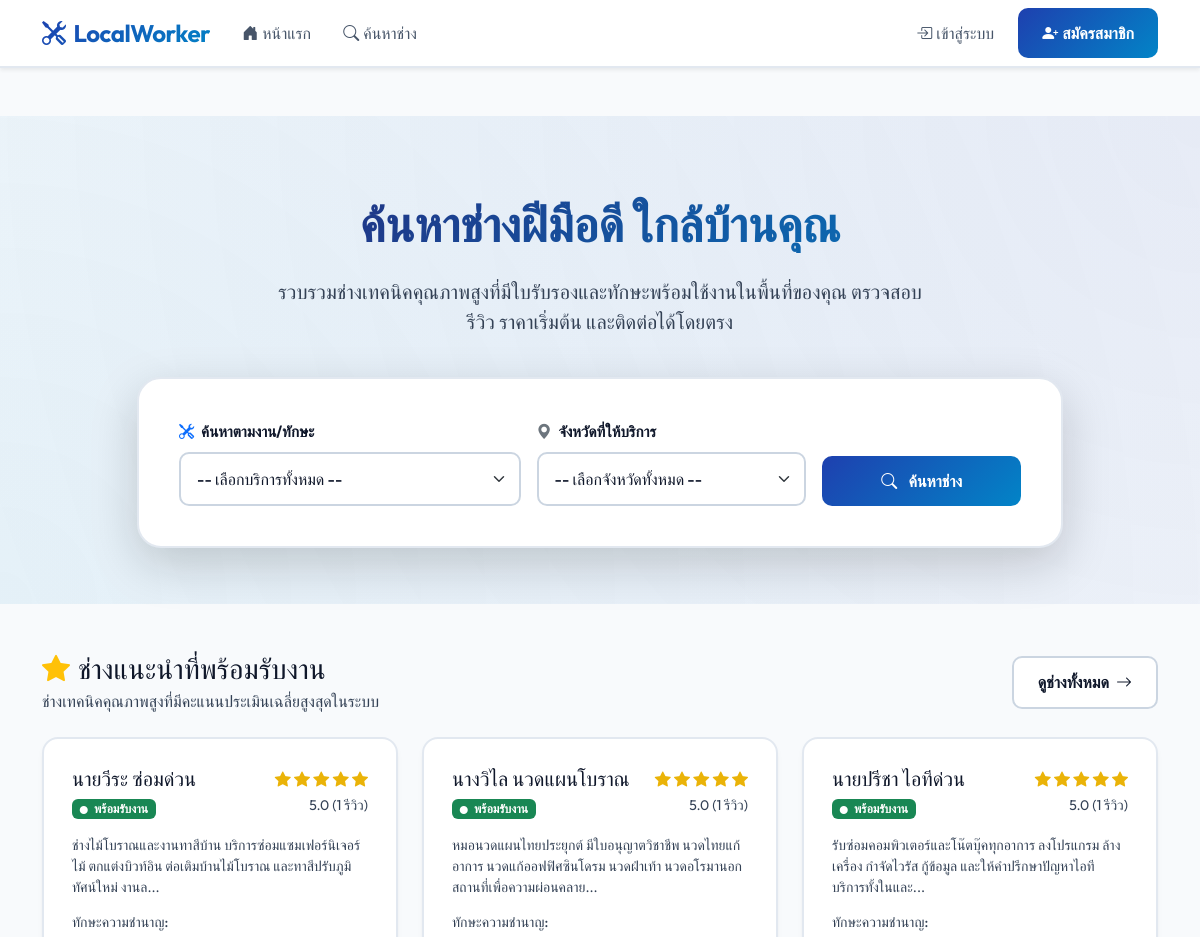
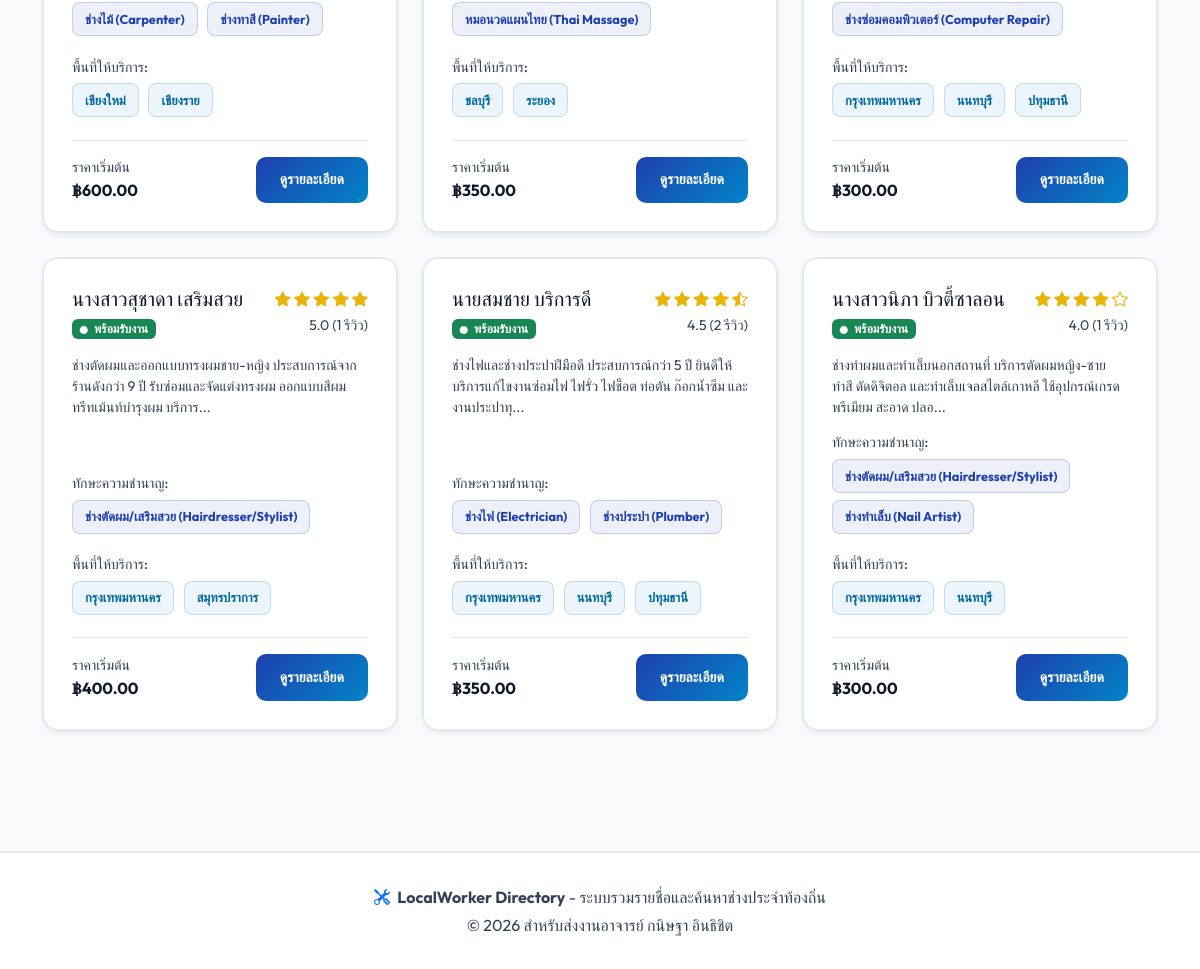
The page / on the database its author committed (2 pictures, top to bottom).
### app.py (models this page shows, shortened)
class Worker(db.Model):
    __tablename__ = 'worker'
    id = db.Column(db.Integer, db.ForeignKey('user.id', ondelete='CASCADE'), primary_key=True)
    experience = db.Column(db.Integer, default=0)       # experience in years
    starting_price = db.Column(db.Float, default=0.0)    # minimum service fee
    is_available = db.Column(db.Boolean, default=True)   # service availability status
    bio = db.Column(db.Text, nullable=True)              # worker biography / introduction
    skills = db.relationship('Skill', secondary=worker_skills, backref=db.backref('workers', lazy='dynamic'))
    service_areas = db.relationship('Province', secondary=worker_service_areas, backref=db.backref('workers', lazy='dynamic'))
    reviews_received = db.relationship('Review', backref=db.backref('worker', foreign_keys='Review.worker_id'), cascade="all, delete-orphan", foreign_keys='Review.worker_id')

class User(db.Model):
    __tablename__ = 'user'
    id = db.Column(db.Integer, primary_key=True)
    username = db.Column(db.String(80), unique=True, nullable=False)
    password_hash = db.Column(db.String(255), nullable=False)
    role = db.Column(db.String(20), nullable=False)  # 'user', 'worker', 'admin'
    fullname = db.Column(db.String(100), nullable=False)
    phone = db.Column(db.String(20), nullable=True)
    worker = db.relationship('Worker', backref=db.backref('user', foreign_keys='Worker.id'), uselist=False, cascade="all, delete-orphan", foreign_keys='Worker.id')
    reviews = db.relationship('Review', backref=db.backref('user', foreign_keys='Review.user_id'), cascade="all, delete-orphan", foreign_keys='Review.user_id')

class Skill(db.Model):
    __tablename__ = 'skill'
    id = db.Column(db.Integer, primary_key=True)
    name = db.Column(db.String(100), unique=True, nullable=False)
    category_id = db.Column(db.Integer, db.ForeignKey('skill_category.id', ondelete='CASCADE'), nullable=False)

class Province(db.Model):
    __tablename__ = 'province'
    id = db.Column(db.Integer, primary_key=True)
    name = db.Column(db.String(100), unique=True, nullable=False)
    region = db.Column(db.String(50), nullable=True)  # 'ภาคกลาง', 'ภาคเหนือ', 'ภาคใต้', 'ภาคตะวันออก', 'ภาคตะวันตก', etc.

### app.py (the view)
@app.route('/')
def index():
    categories = SkillCategory.query.order_by(SkillCategory.name).all()
    provinces = Province.query.order_by(Province.name).all()
    featured_query = db.session.query(
        Worker,
        func.coalesce(func.avg(Review.rating), 0).label('avg_rating'),
        func.count(Review.id).label('review_count')
    ).outerjoin(Review, Review.worker_id == Worker.id)\
     .join(User, User.id == Worker.id)\
     .filter(Worker.is_available == True)\
     .group_by(Worker.id)\
     .order_by(db.desc('avg_rating'), db.desc('review_count'))\
     .limit(6)
    featured_workers = featured_query.all()
    return render_template('index.html', categories=categories, provinces=provinces, featured_workers=featured_workers)

### templates/index.html (shortened to what this page needs)
{% extends 'base.html' %}
{% block content %}
<div class="hero-section text-center animate-fade-in">
    <div class="container">
        <h1 class="hero-title">ค้นหาช่างฝีมือดี ใกล้บ้านคุณ</h1>
        <p class="hero-subtitle">รวบรวมช่างเทคนิคคุณภาพสูงที่มีใบรับรองและทักษะพร้อมใช้งานในพื้นที่ของคุณ ตรวจสอบรีวิว ราคาเริ่มต้น และติดต่อได้โดยตรง</p>
        <div class="row justify-content-center">
            <div class="col-lg-10">
                <div class="search-container shadow-lg">
                    <form action="{{ url_for('search_results') }}" method="GET">
                        <div class="row g-3 align-items-end">
                            <div class="col-md-5 text-start">
                                <label for="skill_id" class="form-label"><i class="bi bi-tools me-1 text-primary"></i> ค้นหาตามงาน/ทักษะ</label>
                                <select name="skill_id" id="skill_id" class="form-select">
                                    <option value="">-- เลือกบริการทั้งหมด --</option>
                                </select>
                            </div>
                            <div class="col-md-4 text-start">
                                <label for="province_id" class="form-label"><i class="bi bi-geo-alt-fill me-1 text-secondary"></i> จังหวัดที่ให้บริการ</label>
                                <select name="province_id" id="province_id" class="form-select">
                                    <option value="">-- เลือกจังหวัดทั้งหมด --</option>
                                </select>
                            </div>
                            <div class="col-md-3">
                                <button type="submit" class="btn btn-primary w-100 py-3">
                                    <i class="bi bi-search me-2"></i> ค้นหาช่าง
                                </button>
                            </div>
                        </div>
                    </form>
                </div>
            </div>
        </div>
    </div>
</div>
<div class="container my-5 animate-fade-in delay-1">
    <div class="d-flex justify-content-between align-items-center mb-4">
        <div>
            <h2 class="h3 mb-1"><i class="bi bi-star-fill text-warning me-2"></i>ช่างแนะนำที่พร้อมรับงาน</h2>
            <p class="text-muted mb-0">ช่างเทคนิคคุณภาพสูงที่มีคะแนนประเมินเฉลี่ยสูงสุดในระบบ</p>
        </div>
        <a href="{{ url_for('search_results') }}" class="btn btn-outline-custom">ดูช่างทั้งหมด <i class="bi bi-arrow-right ms-1"></i></a>
    </div>
    <div class="row g-4">
        {% if featured_workers %}
            {% for worker, avg_rating, review_count in featured_workers %}
                <div class="col-md-6 col-lg-4 animate-fade-in delay-2">
                    <div class="custom-card">
                        <div class="d-flex justify-content-between align-items-start mb-3">
                            <div>
                                <h3 class="h5 mb-1 text-white font-weight-bold">{{ worker.user.fullname }}</h3>
                                <span class="badge bg-success small"><i class="bi bi-circle-fill me-1" style="font-size: 0.5rem;"></i> พร้อมรับงาน</span>
                            </div>
                            <div class="text-end">
                                <div class="star-rating">
                                    {% if review_count > 0 %}
                                        {% for i in range(1, 6) %}
                                            {% if avg_rating >= i %}
                                                <i class="bi bi-star-fill"></i>
                                            {% elif avg_rating >= i - 0.5 %}
                                                <i class="bi bi-star-half"></i>
                                            {% else %}
                                                <i class="bi bi-star"></i>
                                            {% endif %}
                                        {% endfor %}
                                        <div class="small text-muted mt-1">{{ avg_rating | round(1) }} ({{ review_count }} รีวิว)</div>
                                    {% else %}
                                        <span class="text-muted small">ยังไม่มีรีวิว</span>
                                    {% endif %}
                                </div>
                            </div>
                        </div>
                        <p class="text-muted small flex-grow-1 mb-3">
                            {{ worker.bio[:120] }}{% if worker.bio and worker.bio|length > 120 %}...{% endif %}
                        </p>
                        <div class="mb-3">
                            <h6 class="small text-muted mb-2">ทักษะความชำนาญ:</h6>
                            <div>
                                {% for skill in worker.skills[:3] %}
                                    <span class="badge-custom">{{ skill.name }}</span>
                                {% endfor %}
                            </div>
                        </div>
                        <div class="mb-3">
                            <h6 class="small text-muted mb-2">พื้นที่ให้บริการ:</h6>
                            <div>
                                {% for prov in worker.service_areas[:3] %}
                                    <span class="badge-location">{{ prov.name }}</span>
                                {% endfor %}
                            </div>
                        </div>
                        <div class="border-top border-secondary pt-3 d-flex justify-content-between align-items-center">
                            <div>
                                <span class="text-muted small d-block">ราคาเริ่มต้น</span>
                                <span class="text-white fw-bold">฿{{ "{:,.2f}".format(worker.starting_price) }}</span>
                            </div>
                            <div class="d-flex gap-2">
                                <a href="{{ url_for('worker_detail', worker_id=worker.id) }}" class="btn btn-primary btn-sm px-3">
                                    ดูรายละเอียด
                                </a>
                            </div>
                        </div>
                    </div>
                </div>
            {% endfor %}
        {% else %}
            <div class="col-12 text-center py-5">
                <i class="bi bi-people-fill text-muted display-4 mb-3 d-block"></i>
                <p class="text-muted">ยังไม่มีรายชื่อช่างพร้อมรับงานในระบบขณะนี้</p>
            </div>
        {% endif %}
    </div>
</div>
{% endblock %}

### templates/base.html (shortened to what this page needs)
<!DOCTYPE html>
<html lang="th">
<head>
    <link href="https://cdn.jsdelivr.net/npm/bootstrap@5.3.2/dist/css/bootstrap.min.css" rel="stylesheet">
    <link href="https://cdn.jsdelivr.net/npm/bootstrap-icons@1.11.2/font/bootstrap-icons.min.css" rel="stylesheet">
    <link rel="stylesheet" href="{{ url_for('static', filename='css/style.css') }}">
</head>
<body>
    <nav class="navbar navbar-expand-lg navbar-light sticky-top bg-white shadow-sm">
        <div class="container">
            <a class="navbar-brand" href="{{ url_for('index') }}">
                <i class="bi bi-tools me-2"></i>LocalWorker
            </a>
            <div class="collapse navbar-collapse" id="navbarNav">
                <ul class="navbar-nav me-auto">
                    <li class="nav-item">
                        <a class="nav-link" href="{{ url_for('index') }}"><i
                                class="bi bi-house-door-fill me-1"></i>หน้าแรก</a>
                    </li>
                    <li class="nav-item">
                        <a class="nav-link" href="{{ url_for('search_results') }}"><i
                                class="bi bi-search me-1"></i>ค้นหาช่าง</a>
                    </li>
                </ul>
                <ul class="navbar-nav ms-auto align-items-center">
                    {% if session.get('user_id') %}
                    <li class="nav-item dropdown">
                        <a class="nav-link dropdown-toggle btn btn-outline-custom text-white px-3 py-2" href="#"
                            id="userDropdown" role="button" data-bs-toggle="dropdown" aria-expanded="false">
                            <i class="bi bi-person-circle me-1"></i>
                            สวัสดี, {{ session.get('fullname') }}
                            <span class="badge bg-secondary ms-1">
                                {% if session.get('role') == 'worker' %}ช่าง
                                {% elif session.get('role') == 'admin' %}แอดมิน
                                {% else %}สมาชิก
                                {% endif %}
                            </span>
                        </a>
                        <ul class="dropdown-menu dropdown-menu-end shadow border-0" aria-labelledby="userDropdown">
                            {% if session.get('role') == 'admin' %}
                            <li><a class="dropdown-item" href="{{ url_for('admin_dashboard') }}"><i
                                        class="bi bi-speedometer2 me-2"></i>แดชบอร์ดแอดมิน</a></li>
                            <li>
                                <hr class="dropdown-divider border-secondary">
                            </li>
                            {% endif %}
                            {% if session.get('role') == 'worker' %}
                            <li><a class="dropdown-item" href="{{ url_for('profile_edit') }}"><i
                                        class="bi bi-pencil-square me-2"></i>จัดการโปรไฟล์ช่าง</a></li>
                            <li>
                                <hr class="dropdown-divider border-secondary">
                            </li>
                            {% endif %}
                            {% if session.get('role') == 'user' %}
                            <li><a class="dropdown-item" href="{{ url_for('report_worker') }}"><i
                                        class="bi bi-shield-fill-exclamation text-danger me-2"></i>ส่งเรื่องร้องเรียนช่าง</a></li>
                            <li>
                                <hr class="dropdown-divider border-secondary">
                            </li>
                            {% endif %}
                            <li><a class="dropdown-item text-danger" href="{{ url_for('logout') }}"><i
                                        class="bi bi-box-arrow-right me-2"></i>ออกจากระบบ</a></li>
                        </ul>
                    </li>
                    {% else %}
                    <li class="nav-item">
                        <a class="nav-link" href="{{ url_for('login') }}"><i
                                class="bi bi-box-arrow-in-right me-1"></i>เข้าสู่ระบบ</a>
                    </li>
                    <li class="nav-item ms-2">
                        <a class="btn btn-primary" href="{{ url_for('register') }}"><i
                                class="bi bi-person-plus-fill me-1"></i>สมัครสมาชิก</a>
                    </li>
                    {% endif %}
                </ul>
            </div>
        </div>
    </nav>
    <main class="py-4">
        {% block content %}{% endblock %}
    </main>
    <footer class="footer">
        <div class="container text-center">
            <p class="mb-1"><i class="bi bi-tools me-1 text-primary"></i> <strong>LocalWorker Directory</strong> -
                ระบบรวมรายชื่อและค้นหาช่างประจำท้องถิ่น</p>
            <p class="mb-0 text-muted">&copy; {{ now.year }} สำหรับส่งงานอาจารย์ กนิษฐา อินธิชิต </p>
        </div>
    </footer>
</body>
</html>

### rows shown on the page
Worker: user.fullname "นายวีระ ซ่อมด่วน", avg_rating "5.0", is_available "1", bio "ช่างไม้โบราณและงานทาสีบ้าน บริการซ่อมแซมเฟอร์นิเจอร์ไม้ ตกแต่งบิวท์อิน ต่อเติมบ้านไม้โบราณ และทาสีปรับภูมิทัศน์ใหม่ งานล", starting_price "600.00"
Skill: name "ช่างไม้ (Carpenter)"
Skill: name "ช่างทาสี (Painter)"
Province: name "เชียงใหม่"
Province: name "เชียงราย"
Worker: user.fullname "นางวิไล นวดแผนโบราณ", avg_rating "5.0", is_available "1", bio "หมอนวดแผนไทยประยุกต์ มีใบอนุญาตวิชาชีพ นวดไทยแก้อาการ นวดแก้ออฟฟิศซินโดรม นวดฝ่าเท้า นวดอโรมานอกสถานที่เพื่อความผ่อนคลาย", starting_price "350.00"
Skill: name "หมอนวดแผนไทย (Thai Massage)"
Province: name "ชลบุรี"
Province: name "ระยอง"
Worker: user.fullname "นายปรีชา ไอทีด่วน", avg_rating "5.0", is_available "1", bio "รับซ่อมคอมพิวเตอร์และโน๊ตบุ๊คทุกอาการ ลงโปรแกรม ล้างเครื่อง กำจัดไวรัส กู้ข้อมูล และให้คำปรึกษาปัญหาไอที บริการทั้งในและ", starting_price "300.00"
Skill: name "ช่างซ่อมคอมพิวเตอร์ (Computer Repair)"
Province: name "กรุงเทพมหานคร"
Province: name "นนทบุรี"
Province: name "ปทุมธานี"
Worker: user.fullname "นางสาวสุชาดา เสริมสวย", avg_rating "5.0", is_available "1", bio "ช่างตัดผมและออกแบบทรงผมชาย-หญิง ประสบการณ์จากร้านดังกว่า 9 ปี รับซ่อมและจัดแต่งทรงผม ออกแบบสีผม ทรีทเม้นท์บำรุงผม บริการ", starting_price "400.00"
Skill: name "ช่างตัดผม/เสริมสวย (Hairdresser/Stylist)"
Province: name "สมุทรปราการ"
Worker: user.fullname "นายสมชาย บริการดี", avg_rating "4.5", id "2", bio "ช่างไฟและช่างประปาฝีมือดี ประสบการณ์กว่า 5 ปี ยินดีให้บริการแก้ไขงานซ่อมไฟ ไฟรั่ว ไฟช็อต ท่อตัน ก๊อกน้ำซึม และงานประปาทุ", starting_price "350.00"
Skill: name "ช่างไฟ (Electrician)"
Skill: name "ช่างประปา (Plumber)"
Worker: user.fullname "นางสาวนิภา บิวตี้ซาลอน", avg_rating "4.0", is_available "1", bio "ช่างทำผมและทำเล็บนอกสถานที่ บริการตัดผมหญิง-ชาย ทำสี ดัดดิจิตอล และทำเล็บเจลสไตล์เกาหลี ใช้อุปกรณ์เกรดพรีเมียม สะอาด ปลอ", starting_price "300.00"
Skill: name "ช่างทำเล็บ (Nail Artist)"
